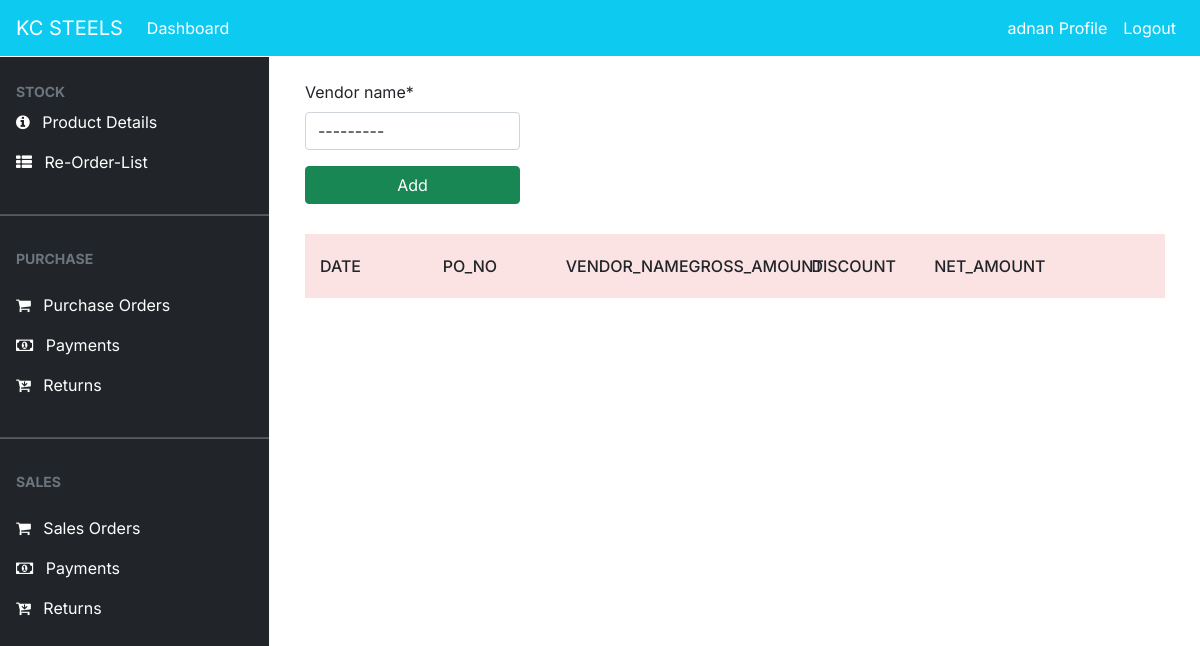
Before: /purchase/ (signed in) with the older database file.
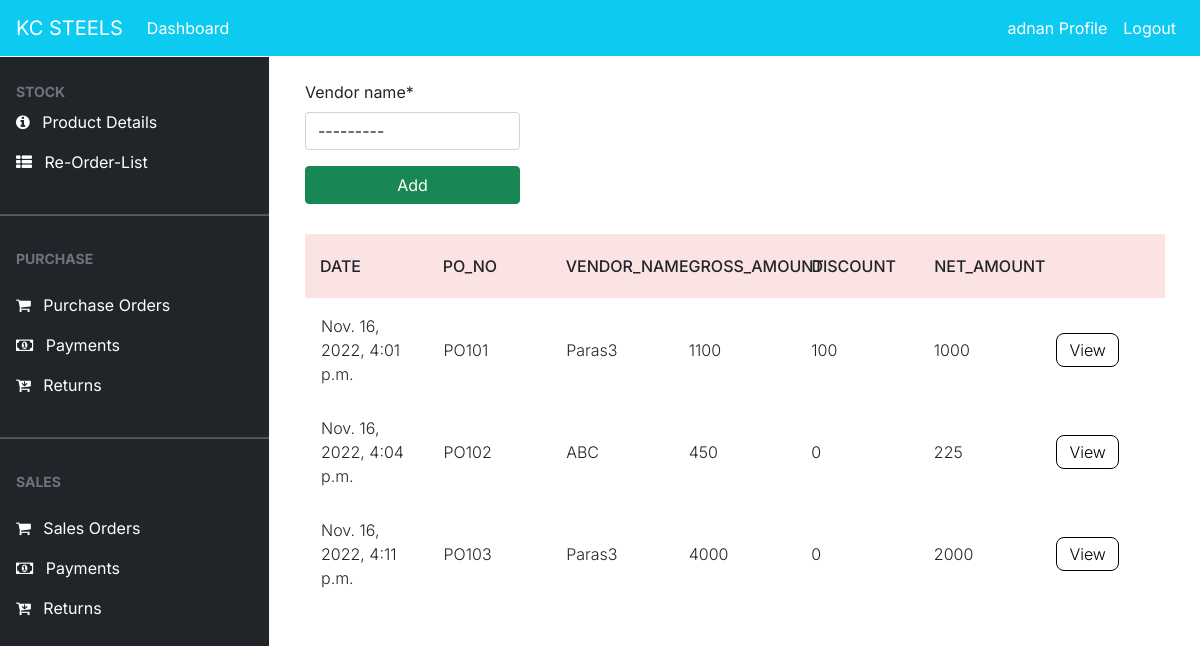
After: the same page with the newer database file.
### dashboard/models.py (models this page shows, shortened)
class PurchaseOrder(models.Model):
    date = models.DateTimeField(auto_now_add=True)
    po_no = models.IntegerField(null=True)
    po_number = models.CharField(max_length=100, null=True, unique=True)
    vendor_name = models.ForeignKey(Vendor, on_delete=models.CASCADE,null=True)
    gross_amount = models.PositiveIntegerField(null=True)
    discount = models.PositiveIntegerField(null=True)
    net_amount = models.PositiveIntegerField(null=True)
    net_pending = models.PositiveIntegerField(null=True,default=0)
    status = models.BooleanField(default=False,null=True)

class Vendor(models.Model):
    vendor_no = models.IntegerField(null=True)
    vendor_id = models.CharField(max_length=100, null=True, unique=True)
    vendor_name = models.CharField(max_length=100, null=True)
    vendor_address = models.CharField(max_length=200, null=True)
    vendor_mobile = models.CharField(max_length=15,null=True)
    def __str__(self):
            return self.vendor_name

### dashboard/views.py (the view)
# urls.py: path('purchase/',views.purchase,name='purchase'),
@login_required
def purchase(request):
    vendors = Vendor.objects.all()
    purchase_orders_new = PurchaseOrder.objects.all()
    purchase_orders = PurchaseOrder.objects.all().exclude(gross_amount=None)
    po_n = 101 if PurchaseOrder.objects.count() == 0 else PurchaseOrder.objects.aggregate(max=Max('po_no'))["max"] + 1
    if request.method == 'POST':
        form = PurchaseOrderForm(request.POST)
        ven = request.POST.get('vendor_name')
        ven1 = vendors.get(id=ven)
        if form.is_valid():
            PurchaseOrder(po_no=po_n,po_number=(f'{"PO"}{po_n}'),vendor_name=ven1).save()
            po = (f'{"PO"}{po_n}')
            ven2 = purchase_orders_new.values('po_number').filter(po_number=po)[0]['po_number']
            return redirect("purchase_add" ,ven2)
    else:
        form = PurchaseOrderForm
    context = {
        'purchase_orders' : purchase_orders,
        'form' : form,
    }
    return render(request, 'purchase/purchase_orders.html',context)

### templates/purchase/purchase_orders.html (shortened to what this page needs)
{% extends 'partial/base.html' %}
{% load crispy_forms_tags %}
{% block content %}
{% if user.is_authenticated and user.is_superuser %}
{% else %}
{% include 'partial/topnav_staff.html'%}
<div style="margin-left:290px;margin-right:20px">
    <div class="col my-4">
        <div class="row-md-2" style="margin-bottom:30px;width:25%;">
            <form method = "POST">
                {{form|crispy}}
                <input class="btn btn-success btn-block" data-backdrop="static" type="submit" value="Add">
            </form>
        </div>
        <div class="row-md-10">
            <div class="tbl-header">
                <table cellpadding="0" cellspacing="0" border="0">
                  <thead>
                    <tr>
                      <th scope="col">Date</th>
                      <th scope="col">PO_NO</th>
                      <th scope="col">Vendor_name</th>
                      <th scope="col">Gross_amount</th>
                      <th scope="col">Discount</th>
                      <th scope="col">Net_Amount</th>
                      <th scope="col"></th>
                    </tr>
                  </thead>
                </table>
              </div>
              <div class="tbl-content">
                <table cellpadding="0" cellspacing="0" border="0">
                  <tbody>
                    {% for purchase_order in purchase_orders %}
                      <tr>
                        <td>{{ purchase_order.date }}</td>
                        <td>{{ purchase_order.po_number }}</td>
                        <td>{{ purchase_order.vendor_name }}</td>
                        <td>{{ purchase_order.gross_amount }}</td>
                        <td>{{ purchase_order.discount }}</td>
                        <td>{{ purchase_order.net_amount }}</td>
                        <td><a class="edit" href="{% url 'purchase_view' purchase_order.id %}">View</a></td>
                      </tr>
                    {% endfor %}
                  </tbody>
                </table>
              </div>
        </div>
    </div>
</div>
{% endif %}
{% endblock %}

Changed rows visible on the page:
added PurchaseOrder: date "Nov. 16, 2022, 4:01 p.m.", po_number "PO101", vendor_name "Paras3", gross_amount "1100", discount "100", net_amount "1000"
added PurchaseOrder: date "Nov. 16, 2022, 4:04 p.m.", po_number "PO102", vendor_name "ABC", gross_amount "450", discount "0", net_amount "225"
added PurchaseOrder: date "Nov. 16, 2022, 4:11 p.m.", po_number "PO103", vendor_name "Paras3", gross_amount "4000", discount "0", net_amount "2000"
